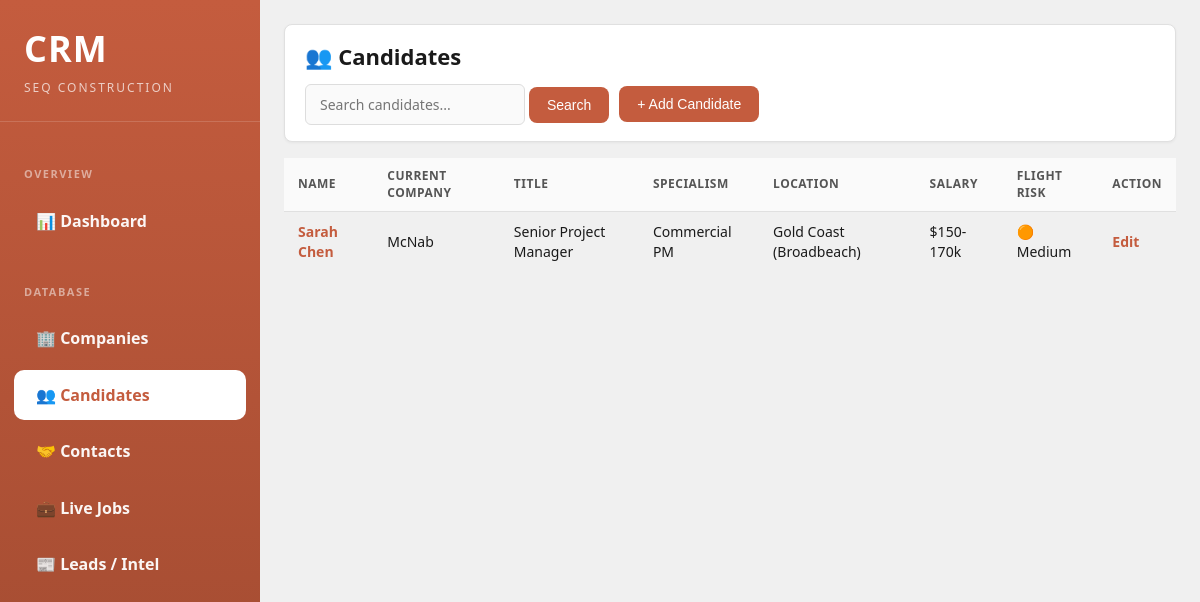
The page /candidates on the database as committed earlier.
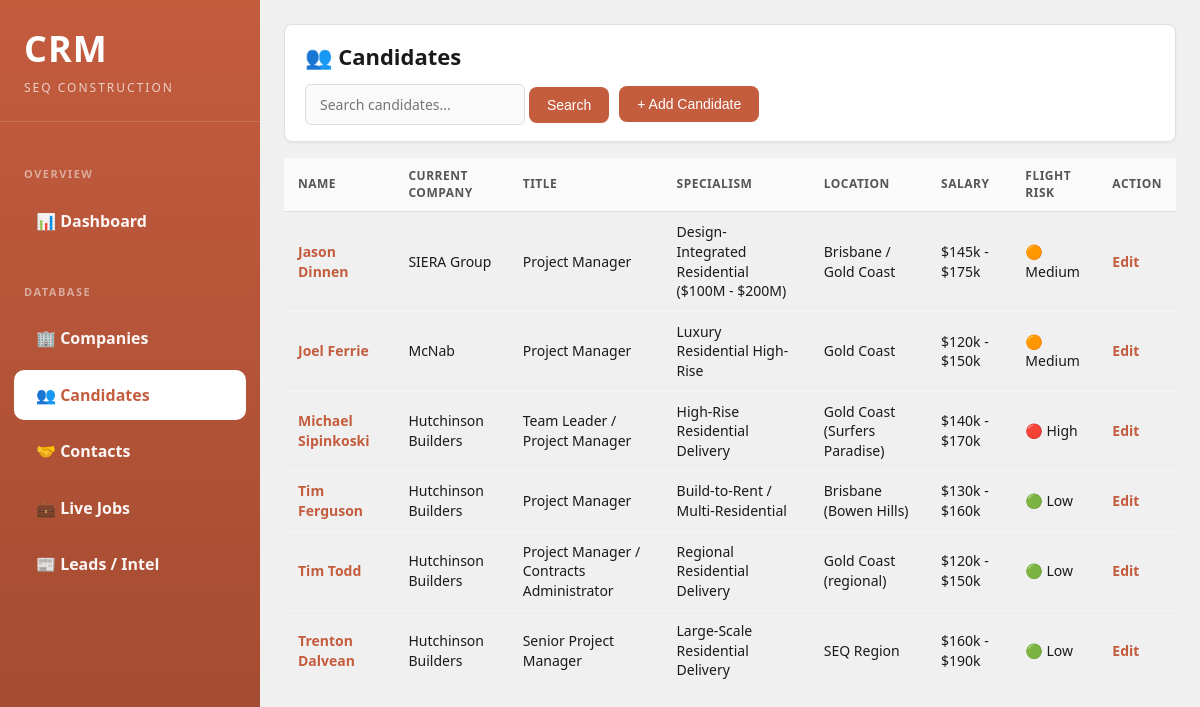
The same page on the database as committed later.
### tables this page shows
CREATE TABLE candidates (
            id INTEGER PRIMARY KEY,
            name TEXT UNIQUE NOT NULL,
            current_company TEXT,
            title TEXT,
            specialism TEXT,
            years_experience INTEGER,
            salary_band TEXT,
            location TEXT,
            mobility TEXT,
            flight_risk TEXT,
            known_offers TEXT,
            who_wants_them TEXT,
            relationship_score INTEGER DEFAULT 1,
            last_contact DATE,
            next_follow_up DATE,
            notes TEXT,
            created_at TIMESTAMP DEFAULT CURRENT_TIMESTAMP,
            updated_at TIMESTAMP DEFAULT CURRENT_TIMESTAMP
        );

### app.py (the view)
@app.route('/candidates')
def candidates_list():
    db = get_db()
    cursor = db.cursor()
    search = request.args.get('search', '')
    if search:
        cursor.execute('SELECT * FROM candidates WHERE name LIKE ? OR current_company LIKE ? ORDER BY name',
                      (f'%{search}%', f'%{search}%'))
    else:
        cursor.execute('SELECT * FROM candidates ORDER BY name')
    candidates = cursor.fetchall()
    db.close()
    return render_template('candidates.html', candidates=candidates, search=search)

### app.py (called while the page is built)
def get_db():
    db = sqlite3.connect(app.config['DATABASE'])
    db.row_factory = sqlite3.Row
    return db

### templates/candidates.html (shortened to what this page needs)
{% extends "base.html" %}
{% block content %}
<div class="header">
  <h1>👥 Candidates</h1>
  <div style="margin-top: 12px; display: flex; gap: 10px; align-items: center; flex-wrap: wrap;">
    <form method="get" style="display: inline;">
      <input type="text" name="search" placeholder="Search candidates..." value="{{ search }}" style="padding: 10px 14px; border: 1px solid #ddd; border-radius: 6px; width: 220px;">
      <button type="submit" class="btn">Search</button>
    </form>
    <button class="btn" onclick="showAddForm()">+ Add Candidate</button>
  </div>
</div>
<table>
  <thead>
    <tr>
      <th>Name</th>
      <th>Current Company</th>
      <th>Title</th>
      <th>Specialism</th>
      <th>Location</th>
      <th>Salary</th>
      <th>Flight Risk</th>
      <th>Action</th>
    </tr>
  </thead>
  <tbody>
    {% for candidate in candidates %}
    <tr>
      <td><a href="/candidate/{{ candidate.id }}"><strong>{{ candidate.name }}</strong></a></td>
      <td>{{ candidate.current_company or '-' }}</td>
      <td>{{ candidate.title or '-' }}</td>
      <td>{{ candidate.specialism or '-' }}</td>
      <td>{{ candidate.location or '-' }}</td>
      <td>{{ candidate.salary_band or '-' }}</td>
      <td>
        {% if candidate.flight_risk == 'High' %}
          🔴 {{ candidate.flight_risk }}
        {% elif candidate.flight_risk == 'Medium' %}
          🟠 {{ candidate.flight_risk }}
        {% else %}
          🟢 {{ candidate.flight_risk or '-' }}
        {% endif %}
      </td>
      <td>
        <a href="#" onclick="editCandidateFromList({{ candidate.id }}, '{{ candidate.name }}', '{{ candidate.current_company or '' }}', '{{ candidate.title or '' }}', '{{ candidate.specialism or '' }}', {{ candidate.years_experience or 0 }}, '{{ candidate.salary_band or '' }}', '{{ candidate.location or '' }}', '{{ candidate.mobility or '' }}', '{{ candidate.flight_risk or '' }}', '{{ candidate.known_offers or '' }}', '{{ candidate.who_wants_them or '' }}', {{ candidate.relationship_score }}, '{{ candidate.last_contact or '' }}', '{{ candidate.next_follow_up or '' }}', '{{ candidate.notes or '' }}'); return false;">Edit</a>
      </td>
    </tr>
    {% endfor %}
  </tbody>
</table>
{% endblock %}

### templates/base.html (shortened to what this page needs)
<!DOCTYPE html>
<html>
<head>
</head>
<body>
<div class="sidebar">
  <div class="sidebar-brand">
    <h1>CRM</h1>
    <p>SEQ Construction</p>
  </div>
  <div class="sidebar-section">
    <div class="sidebar-section-title">Overview</div>
    <a href="/" class="{% if request.path == '/' %}active{% endif %}">📊 Dashboard</a>
  </div>
  <div class="sidebar-section">
    <div class="sidebar-section-title">Database</div>
    <a href="/companies" class="{% if 'company' in request.path %}active{% endif %}">🏢 Companies</a>
    <a href="/candidates" class="{% if 'candidate' in request.path %}active{% endif %}">👥 Candidates</a>
    <a href="/contacts" class="{% if 'contact' in request.path and 'companies' not in request.path %}active{% endif %}">🤝 Contacts</a>
    <a href="/deals" class="{% if 'deal' in request.path %}active{% endif %}">💼 Live Jobs</a>
    <a href="/leads" class="{% if 'lead' in request.path %}active{% endif %}">📰 Leads / Intel</a>
  </div>
</div>
<div class="main">
  <div class="container">
    {% block content %}{% endblock %}
  </div>
</div>
</body>
</html>

### templates/base.html (style rules this page uses)
* { margin: 0; padding: 0; box-sizing: border-box; }
:root { --primary: #c45c3e; --primary-dark: #a04a30; --bg: #f0f0f0; --card-bg: #ffffff; --border: #e0e0e0; --text: #1a1a1a; --text-light: #555555; --sidebar-width: 260px; }
body { font-family: 'Segoe UI', -apple-system, BlinkMacSystemFont, sans-serif; background: var(--bg); color: var(--text); line-height: 1.4; font-size: 15px; }
.sidebar { position: fixed; left: 0; top: 0; width: 260px; height: 100vh; background: linear-gradient(180deg, #c45c3e 0%, #a04a30 100%); padding: 24px 0; overflow-y: auto; }
.sidebar-brand { padding: 0 24px 24px; border-bottom: 1px solid rgba(255,255,255,0.15); margin-bottom: 20px; }
.sidebar-brand h1 { font-family: 'Segoe UI', -apple-system, sans-serif; font-size: 36px; font-weight: 800; color: white; letter-spacing: 1px; text-transform: uppercase; }
.sidebar-brand p { font-size: 12px; color: rgba(255,255,255,0.7); margin-top: 6px; letter-spacing: 2px; text-transform: uppercase; }
.sidebar-section { padding: 8px 0; }
.sidebar-section-title { font-size: 11px; text-transform: uppercase; letter-spacing: 1.5px; color: rgba(255,255,255,0.5); padding: 16px 24px 8px; font-weight: 700; }
.sidebar a { display: flex; align-items: center; gap: 14px; margin: 6px 14px; padding: 14px 22px; color: rgba(255,255,255,0.95); text-decoration: none; font-size: 16px; font-weight: 600; transition: all 0.2s; border-radius: 10px; border: none; }
.sidebar a.active { background: white; color: var(--primary); font-weight: 700; }
.main { margin-left: var(--sidebar-width); padding: 24px; min-height: 100vh; }
.container { max-width: 100%; margin: 0; padding: 0; }
.header { background: var(--card-bg); padding: 16px 20px; border-radius: 8px; margin-bottom: 16px; box-shadow: 0 1px 3px rgba(0,0,0,0.05); border: 1px solid var(--border); }
.header h1 { font-size: 22px; font-weight: 600; }
table { width: 100%; border-collapse: collapse; }
th { background: #fafafa; padding: 10px 14px; text-align: left; font-size: 12px; text-transform: uppercase; letter-spacing: 0.5px; color: var(--text-light); font-weight: 600; border-bottom: 1px solid var(--border); }
td { padding: 10px 14px; font-size: 14px; border-bottom: 1px solid #f5f5f5; }
tr:last-child td { border-bottom: none; }
.btn { display: inline-flex; align-items: center; gap: 8px; background: var(--primary); color: white; padding: 10px 18px; border: none; border-radius: 8px; cursor: pointer; font-weight: 500; font-size: 14px; transition: all 0.2s; }
input, textarea, select { width: 100%; padding: 10px 14px; border: 1px solid #ccc; border-radius: 6px; font-family: inherit; font-size: 14px; transition: border-color 0.2s, box-shadow 0.2s; background: #fafafa; }
a { color: #c45c3e; text-decoration: none; font-weight: 600; }

Rows that differ between the two databases and show on the page:
removed candidates: name "Sarah Chen", current_company "McNab", title "Senior Project Manager", specialism "Commercial PM", location "Gold Coast (Broadbeach)", salary_band "$150-170k", flight_risk "Medium"
added candidates: name "Jason Dinnen", current_company "SIERA Group", title "Project Manager", specialism "Design-Integrated Residential ($100M - $200M)", location "Brisbane / Gold Coast", salary_band "$145k - $175k", flight_risk "Medium"
added candidates: name "Joel Ferrie", current_company "McNab", title "Project Manager", specialism "Luxury Residential High-Rise", location "Gold Coast", salary_band "$120k - $150k", flight_risk "Medium"
added candidates: name "Michael Sipinkoski", current_company "Hutchinson Builders", title "Team Leader / Project Manager", specialism "High-Rise Residential Delivery", location "Gold Coast (Surfers Paradise)", salary_band "$140k - $170k", flight_risk "High"
added candidates: name "Tim Ferguson", current_company "Hutchinson Builders", title "Project Manager", specialism "Build-to-Rent / Multi-Residential", location "Brisbane (Bowen Hills)", salary_band "$130k - $160k", flight_risk "Low"
added candidates: name "Tim Todd", current_company "Hutchinson Builders", title "Project Manager / Contracts Administrator", specialism "Regional Residential Delivery", location "Gold Coast (regional)", salary_band "$120k - $150k", flight_risk "Low"
added candidates: name "Trenton Dalvean", current_company "Hutchinson Builders", title "Senior Project Manager", specialism "Large-Scale Residential Delivery", location "SEQ Region", salary_band "$160k - $190k", flight_risk "Low"
